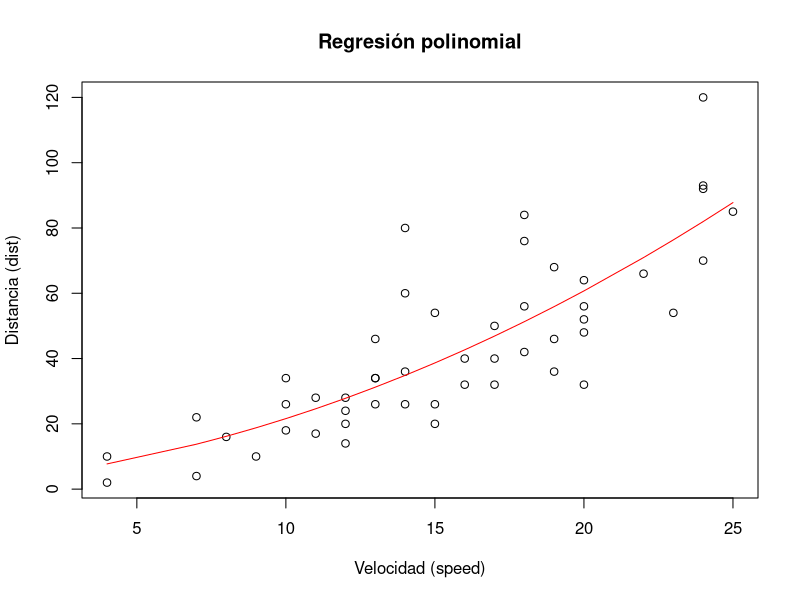

Write the R code that produced this figure.
#Herrera Hernández Joel Alejandro 9A

# Cargar el dataset
data("cars")  # Carga el conjunto de datos 'cars'

# Variables
x <- cars$speed  # Asigna la columna 'speed' del dataset a la variable x
y <- cars$dist   # Asigna la columna 'dist' del dataset a la variable y
y_media <- mean(y)  # Calcula la media de y (distancias)
dataset <- cars  # Asigna el dataset completo a la variable 'dataset'

# Ajusta el modelo polinomial de grado 2
modelo <- lm(y ~ poly(x, 2), data = dataset)  # polinomial de grado 2

# Resumen del modelo
summary(modelo)  # Muestra un resumen del modelo ajustado, incluyendo coeficientes y estadísticas de ajuste

# Predicción de valores
nuevo_valor <- data.frame(x = c(7.0, 4.0, 3.0)) # 'speed' para predicción
prediccion <- predict(modelo, nuevo_valor)  # Predice las distancias para los nuevos valores de 'speed'
print(prediccion)

# Cálculo del R-Cuadrado
y_pred <- predict(modelo, dataset)  # Predice las distancias
ss_total <- sum((y - y_media) ^ 2)
ss_residual <- sum((y - y_pred) ^ 2) # residuales (variación no explicada por el modelo)
r_squared <- 1 - (ss_residual / ss_total)  # Calcula el R-cuadrado (proporción de variación explicada por el modelo)
r_squared  # Imprime el valor del R-cuadrado

# Gráfico de dispersión y línea de regresión polinomial
plot(
  x, y, main = "Regresión polinomial",
  xlab = "Velocidad (speed)",  # Etiqueta del eje X
  ylab = "Distancia (dist)"    # Etiqueta del eje Y
)
lines(sort(x), fitted(modelo)[order(x)], col = "red")  # Añade la línea de regresión polinomial en rojo